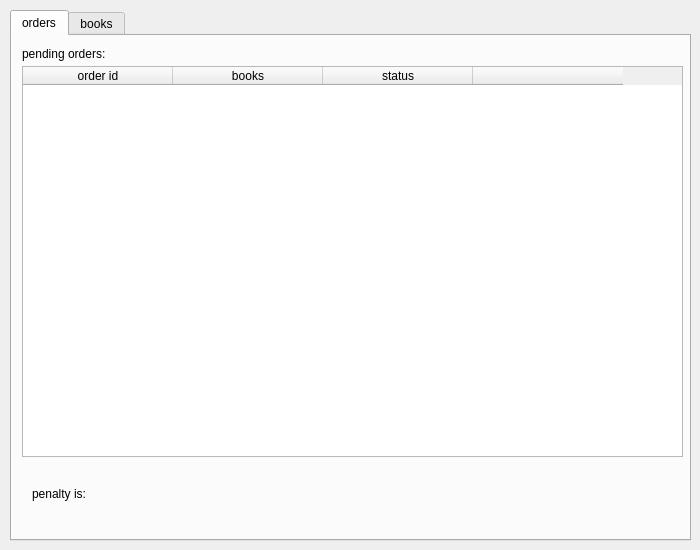
<?xml version="1.0" encoding="UTF-8"?>
<ui version="4.0">
 <class>librarian_window</class>
 <widget class="QMainWindow" name="librarian_window">
  <property name="geometry">
   <rect>
    <x>0</x>
    <y>0</y>
    <width>700</width>
    <height>550</height>
   </rect>
  </property>
  <property name="sizePolicy">
   <sizepolicy hsizetype="Fixed" vsizetype="Fixed">
    <horstretch>0</horstretch>
    <verstretch>0</verstretch>
   </sizepolicy>
  </property>
  <property name="minimumSize">
   <size>
    <width>700</width>
    <height>550</height>
   </size>
  </property>
  <property name="maximumSize">
   <size>
    <width>700</width>
    <height>550</height>
   </size>
  </property>
  <property name="windowTitle">
   <string>your library</string>
  </property>
  <widget class="QWidget" name="centralwidget">
   <widget class="QTabWidget" name="tabWidget">
    <property name="geometry">
     <rect>
      <x>10</x>
      <y>10</y>
      <width>681</width>
      <height>531</height>
     </rect>
    </property>
    <property name="currentIndex">
     <number>0</number>
    </property>
    <widget class="QWidget" name="tab">
     <attribute name="title">
      <string>orders</string>
     </attribute>
     <widget class="QTableWidget" name="pending_orders_table">
      <property name="geometry">
       <rect>
        <x>10</x>
        <y>30</y>
        <width>661</width>
        <height>391</height>
       </rect>
      </property>
      <attribute name="horizontalHeaderDefaultSectionSize">
       <number>150</number>
      </attribute>
      <column>
       <property name="text">
        <string>order id</string>
       </property>
      </column>
      <column>
       <property name="text">
        <string>books</string>
       </property>
      </column>
      <column>
       <property name="text">
        <string>status</string>
       </property>
      </column>
      <column>
       <property name="text">
        <string/>
       </property>
      </column>
     </widget>
     <widget class="QLabel" name="label">
      <property name="geometry">
       <rect>
        <x>10</x>
        <y>10</y>
        <width>101</width>
        <height>16</height>
       </rect>
      </property>
      <property name="text">
       <string>pending orders:</string>
      </property>
     </widget>
     <widget class="QLabel" name="label_3">
      <property name="geometry">
       <rect>
        <x>20</x>
        <y>450</y>
        <width>71</width>
        <height>16</height>
       </rect>
      </property>
      <property name="text">
       <string>penalty is:</string>
      </property>
     </widget>
     <widget class="QLabel" name="penalty_label">
      <property name="geometry">
       <rect>
        <x>90</x>
        <y>450</y>
        <width>261</width>
        <height>16</height>
       </rect>
      </property>
      <property name="text">
       <string/>
      </property>
     </widget>
    </widget>
    <widget class="QWidget" name="tab_2">
     <attribute name="title">
      <string>books</string>
     </attribute>
     <widget class="QGroupBox" name="groupBox">
      <property name="geometry">
       <rect>
        <x>20</x>
        <y>10</y>
        <width>171</width>
        <height>111</height>
       </rect>
      </property>
      <property name="title">
       <string>genre</string>
      </property>
      <widget class="QLineEdit" name="genre_name_edit">
       <property name="geometry">
        <rect>
         <x>10</x>
         <y>40</y>
         <width>151</width>
         <height>21</height>
        </rect>
       </property>
       <property name="maxLength">
        <number>50</number>
       </property>
       <property name="placeholderText">
        <string>name</string>
       </property>
      </widget>
      <widget class="QPushButton" name="add_genre_button">
       <property name="geometry">
        <rect>
         <x>10</x>
         <y>70</y>
         <width>121</width>
         <height>32</height>
        </rect>
       </property>
       <property name="text">
        <string>add new genre</string>
       </property>
      </widget>
     </widget>
     <widget class="QGroupBox" name="groupBox_2">
      <property name="geometry">
       <rect>
        <x>220</x>
        <y>10</y>
        <width>181</width>
        <height>111</height>
       </rect>
      </property>
      <property name="title">
       <string>author</string>
      </property>
      <widget class="QPushButton" name="add_author_button">
       <property name="geometry">
        <rect>
         <x>10</x>
         <y>70</y>
         <width>141</width>
         <height>32</height>
        </rect>
       </property>
       <property name="text">
        <string>add new author</string>
       </property>
      </widget>
      <widget class="QLineEdit" name="author_name_edit">
       <property name="geometry">
        <rect>
         <x>10</x>
         <y>40</y>
         <width>161</width>
         <height>21</height>
        </rect>
       </property>
       <property name="maxLength">
        <number>50</number>
       </property>
       <property name="placeholderText">
        <string>name</string>
       </property>
      </widget>
     </widget>
     <widget class="QGroupBox" name="groupBox_3">
      <property name="geometry">
       <rect>
        <x>20</x>
        <y>130</y>
        <width>281</width>
        <height>351</height>
       </rect>
      </property>
      <property name="title">
       <string>books</string>
      </property>
      <widget class="QPushButton" name="add_book_button">
       <property name="geometry">
        <rect>
         <x>70</x>
         <y>310</y>
         <width>113</width>
         <height>32</height>
        </rect>
       </property>
       <property name="text">
        <string>add new book</string>
       </property>
      </widget>
      <widget class="QTableWidget" name="authors_table">
       <property name="geometry">
        <rect>
         <x>10</x>
         <y>60</y>
         <width>261</width>
         <height>91</height>
        </rect>
       </property>
       <attribute name="horizontalHeaderDefaultSectionSize">
        <number>120</number>
       </attribute>
       <column>
        <property name="text">
         <string>author</string>
        </property>
       </column>
       <column>
        <property name="text">
         <string/>
        </property>
       </column>
      </widget>
      <widget class="QTableWidget" name="genres_table">
       <property name="geometry">
        <rect>
         <x>10</x>
         <y>160</y>
         <width>261</width>
         <height>81</height>
        </rect>
       </property>
       <attribute name="horizontalHeaderDefaultSectionSize">
        <number>120</number>
       </attribute>
       <column>
        <property name="text">
         <string>genre</string>
        </property>
       </column>
       <column>
        <property name="text">
         <string/>
        </property>
       </column>
      </widget>
      <widget class="QLabel" name="label_4">
       <property name="geometry">
        <rect>
         <x>10</x>
         <y>250</y>
         <width>101</width>
         <height>31</height>
        </rect>
       </property>
       <property name="text">
        <string>penalty per day:</string>
       </property>
      </widget>
      <widget class="QSlider" name="horizontalSlider">
       <property name="geometry">
        <rect>
         <x>120</x>
         <y>250</y>
         <width>131</width>
         <height>31</height>
        </rect>
       </property>
       <property name="minimum">
        <number>5</number>
       </property>
       <property name="maximum">
        <number>50</number>
       </property>
       <property name="orientation">
        <enum>Qt::Horizontal</enum>
       </property>
      </widget>
      <widget class="QLabel" name="slider_label">
       <property name="geometry">
        <rect>
         <x>120</x>
         <y>290</y>
         <width>31</width>
         <height>16</height>
        </rect>
       </property>
       <property name="text">
        <string>5</string>
       </property>
      </widget>
      <widget class="QLabel" name="slider_label_2">
       <property name="geometry">
        <rect>
         <x>150</x>
         <y>290</y>
         <width>31</width>
         <height>16</height>
        </rect>
       </property>
       <property name="text">
        <string>rub</string>
       </property>
      </widget>
      <widget class="QLineEdit" name="book_name_edit">
       <property name="geometry">
        <rect>
         <x>10</x>
         <y>30</y>
         <width>261</width>
         <height>21</height>
        </rect>
       </property>
       <property name="maxLength">
        <number>50</number>
       </property>
       <property name="placeholderText">
        <string>name</string>
       </property>
      </widget>
     </widget>
     <widget class="QGroupBox" name="groupBox_4">
      <property name="geometry">
       <rect>
        <x>350</x>
        <y>150</y>
        <width>301</width>
        <height>221</height>
       </rect>
      </property>
      <property name="title">
       <string>add book instances </string>
      </property>
      <widget class="QPushButton" name="add_book_instance_button">
       <property name="geometry">
        <rect>
         <x>60</x>
         <y>170</y>
         <width>191</width>
         <height>32</height>
        </rect>
       </property>
       <property name="text">
        <string>add new book instance</string>
       </property>
      </widget>
      <widget class="QLabel" name="label_2">
       <property name="geometry">
        <rect>
         <x>20</x>
         <y>30</y>
         <width>60</width>
         <height>16</height>
        </rect>
       </property>
       <property name="text">
        <string>book id:</string>
       </property>
      </widget>
      <widget class="QComboBox" name="book_id_combobox">
       <property name="geometry">
        <rect>
         <x>120</x>
         <y>30</y>
         <width>104</width>
         <height>26</height>
        </rect>
       </property>
      </widget>
      <widget class="QComboBox" name="condition_combobox">
       <property name="geometry">
        <rect>
         <x>120</x>
         <y>70</y>
         <width>141</width>
         <height>26</height>
        </rect>
       </property>
      </widget>
      <widget class="QLabel" name="label_6">
       <property name="geometry">
        <rect>
         <x>20</x>
         <y>70</y>
         <width>71</width>
         <height>16</height>
        </rect>
       </property>
       <property name="text">
        <string>condition:</string>
       </property>
      </widget>
      <widget class="QLabel" name="label_7">
       <property name="geometry">
        <rect>
         <x>20</x>
         <y>120</y>
         <width>111</width>
         <height>16</height>
        </rect>
       </property>
       <property name="text">
        <string>book instance id:</string>
       </property>
      </widget>
      <widget class="QLabel" name="bi_id_label">
       <property name="geometry">
        <rect>
         <x>130</x>
         <y>120</y>
         <width>60</width>
         <height>16</height>
        </rect>
       </property>
       <property name="text">
        <string/>
       </property>
      </widget>
     </widget>
     <widget class="QGroupBox" name="groupBox_5">
      <property name="geometry">
       <rect>
        <x>350</x>
        <y>380</y>
        <width>191</width>
        <height>101</height>
       </rect>
      </property>
      <property name="title">
       <string>remove book instances</string>
      </property>
      <widget class="QComboBox" name="book_to_remove_combobox">
       <property name="geometry">
        <rect>
         <x>70</x>
         <y>30</y>
         <width>104</width>
         <height>26</height>
        </rect>
       </property>
      </widget>
      <widget class="QLabel" name="label_5">
       <property name="geometry">
        <rect>
         <x>10</x>
         <y>30</y>
         <width>60</width>
         <height>16</height>
        </rect>
       </property>
       <property name="text">
        <string>id:</string>
       </property>
      </widget>
      <widget class="QPushButton" name="remove_book_button">
       <property name="geometry">
        <rect>
         <x>20</x>
         <y>60</y>
         <width>113</width>
         <height>32</height>
        </rect>
       </property>
       <property name="text">
        <string>remove</string>
       </property>
      </widget>
     </widget>
    </widget>
   </widget>
  </widget>
 </widget>
 <resources/>
 <connections>
  <connection>
   <sender>horizontalSlider</sender>
   <signal>sliderMoved(int)</signal>
   <receiver>slider_label</receiver>
   <slot>setNum(int)</slot>
   <hints>
    <hint type="sourcelabel">
     <x>218</x>
     <y>416</y>
    </hint>
    <hint type="destinationlabel">
     <x>182</x>
     <y>433</y>
    </hint>
   </hints>
  </connection>
 </connections>
</ui>
